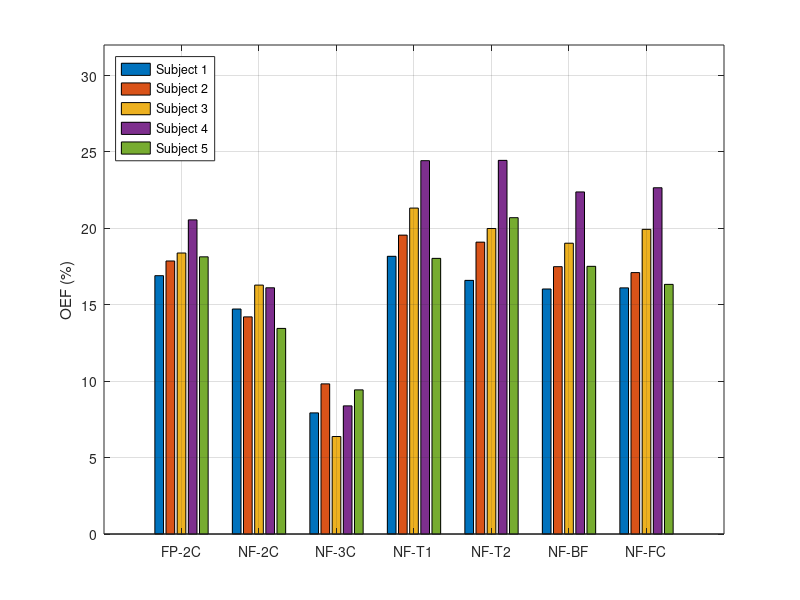
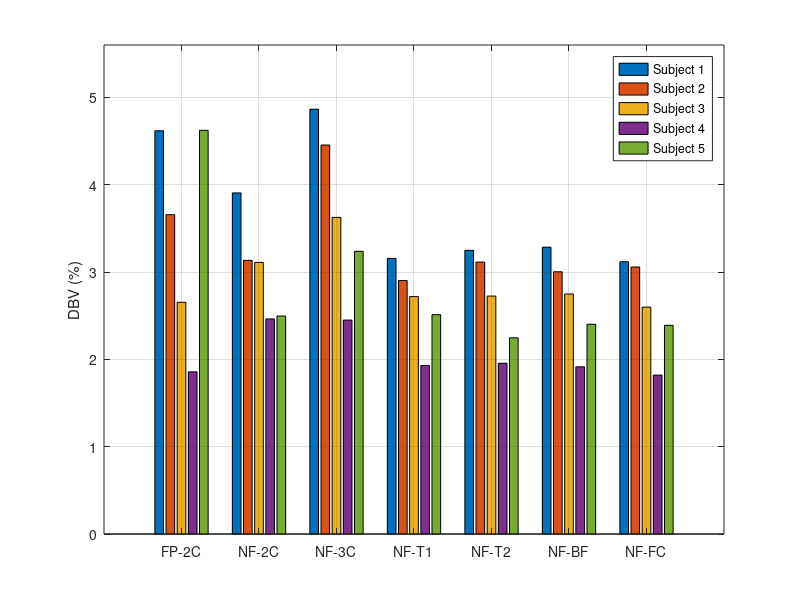
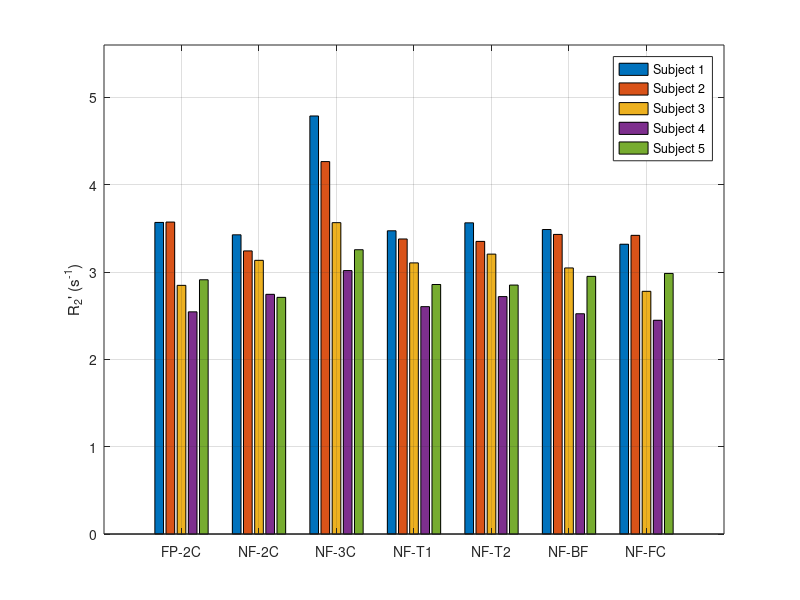

The MATLAB script that drew these images, in order:
% barcharts_subjects.m
%
% Plot individual subject data all together in some way
%
% MT Cherukara
% 19 June 2019

clear;
close all;

% setFigureDefaults;

% Labels
lbls = {'FP-2C','NF-2C','NF-3C','NF-T1','NF-T2','NF-BF','NF-FC'};


%% Data

%       Sub3      Sub4      Sub6      Sub8      Sub9
R2p = [ 3.5682    3.5724    2.8475    2.5444    2.9115
        3.4264    3.2420    3.1342    2.7449    2.7101
        4.7872    4.2650    3.5656    3.0169    3.2556
        3.4725    3.3786    3.1048    2.6039    2.8573
        3.5636    3.3510    3.2053    2.7190    2.8509
        3.4870    3.4309    3.0469    2.5225    2.9505
        3.3186    3.4203    2.7794    2.4478    2.9841
        ]; 
    
%       Sub3      Sub4      Sub6      Sub8      Sub9
DBV = [ 4.6181    3.6569    2.6538    1.8573    4.6232
        3.9061    3.1335    3.1102    2.4634    2.4962
        4.8646    4.4546    3.6258    2.4500    3.2375
        3.1561    2.9026    2.7188    1.9297    2.5120
        3.2483    3.1143    2.7249    1.9553    2.2469
        3.2846    3.0032    2.7488    1.9149    2.4022
        3.1180    3.0575    2.5983    1.8199    2.3900
        ];

%       Sub3      Sub4      Sub6      Sub8      Sub9
OEF = [ 16.9054   17.8661   18.3878   20.5570   18.1386
        14.7224   14.2091   16.2888   16.1136   13.4543
         7.9262    9.8246    6.3796    8.3857    9.4319
        18.1730   19.5585   21.3285   24.4311   18.0376
        16.5976   19.0996   19.9923   24.4506   20.7003
        16.0334   17.4946   19.0299   22.3847   17.5166
        16.1073   17.1071   19.9373   22.6591   16.3361
        ];
    
%        Sub3      Sub4      Sub6      Sub8      Sub9
sR2p = [ 3.0752    3.0672    1.3987    1.5536    2.9115
         2.1071    2.1617    1.4871    1.4378    1.5181
         3.6440    3.8844    2.0151    2.0098    2.7089
         2.1662    2.4060    1.5314    1.4601    1.9676
         2.2204    2.2849    1.5971    1.4927    1.8464
         2.5751    2.7483    1.5209    1.4416    2.1165
         2.5509    2.7325    1.2546    1.4801    2.2610
         ];
    
%        Sub3      Sub4      Sub6      Sub8      Sub9
sDBV = [ 5.8025    4.0325    2.9790    2.3333    4.6779
         3.4021    3.1381    2.1317    1.6647    1.7542
         4.2180    5.4047    2.5369    2.1282    3.3126
         1.6152    2.8378    1.7967    1.3761    1.8961
         1.5753    3.2181    1.7326    1.4601    2.2064
         1.7229    3.0723    1.7858    1.4546    2.1927
         1.5986    3.1160    1.6885    1.3798    2.2724
         ];
     
%        Sub3      Sub4      Sub6      Sub8      Sub9    
sOEF = [ 2.9208    2.7711    2.9042    3.7771    1.7324
         5.0033    6.3671    4.8975    5.7886    6.4001
         3.1891    3.9812    3.8126    4.7561    3.7131
         4.0396    5.5121    4.3484    5.9740    5.6037
         3.6278    5.1827    4.0716    5.5922    5.5196
         3.7874    5.2079    4.3268    5.7845    5.2346
         4.0184    5.0580    4.6423    6.4557    5.2304
         ];

     
%% Calculations

nsets = size(OEF,1);


%% Plotting (30 lines) %%%%%%%%%%%%%%%%%%%%%%%%%%%%%%%%%%%%%%%%%%%%%%%%%%

% Plot OEF
figure;
bar(OEF);
grid on;
xticks(1:nsets);
ylabel('OEF (%)');
xticklabels(lbls); 
ylim([0,32]);
legend('Subject 1','Subject 2','Subject 3','Subject 4','Subject 5',...
       'Location','NorthWest')


% Plot DBV
figure;
bar(DBV);
grid on;
xticks(1:nsets);
ylabel('DBV (%)');
xticklabels(lbls); 
ylim([0,5.6]);
legend('Subject 1','Subject 2','Subject 3','Subject 4','Subject 5',...
       'Location','NorthEast')
   
% Plot R2p
figure;
bar(R2p);
grid on;
xticks(1:nsets);
ylabel('R_2'' (s^-^1)');
xticklabels(lbls); 
ylim([0,5.6]);
legend('Subject 1','Subject 2','Subject 3','Subject 4','Subject 5',...
       'Location','NorthEast')